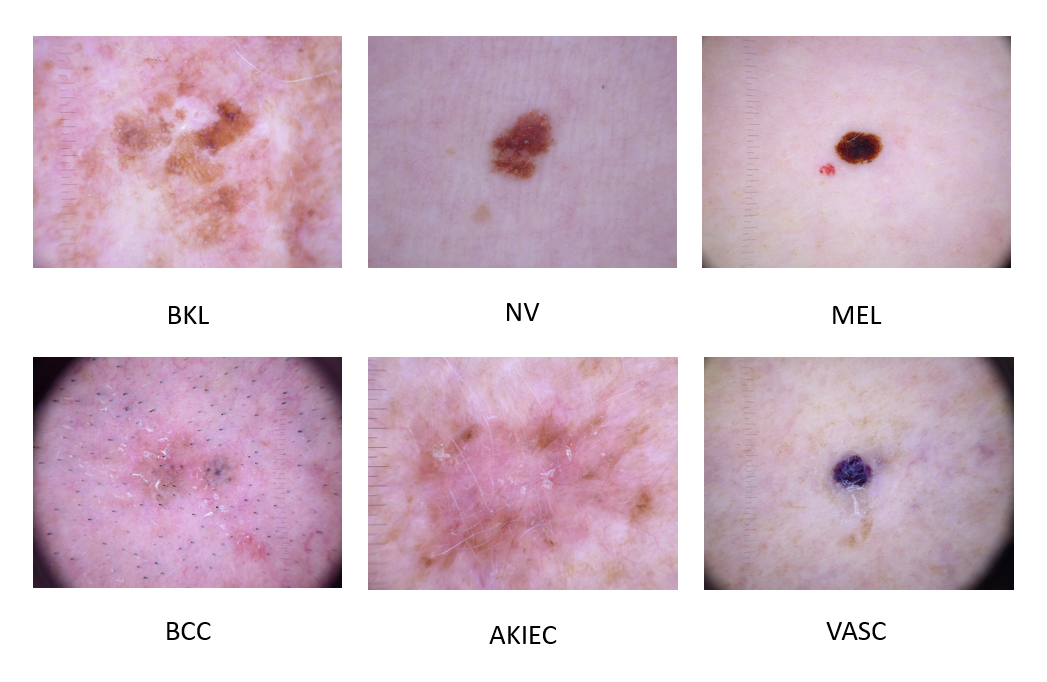
#> input picture 6 types example.PNG, 1047 x 682 px
$ python -i image_preproccesing.py   (imports and definitions only)
#> lines starting #> are read from the running program, lines starting #| are printed output that depends on the picture; after the words box and inside, x2 and y2 are one past the last pixel; in counts of white or black regions, pixels touching at a corner belong together
#> further down, picture is the input picture: shape (682, 1047, 3); mean B, G, R 207.1, 194.8, 216.3
import cv2
import numpy as np
import pandas as pd
IMAGE_DIMS = (60, 45, 3)
from keras.preprocessing.image import img_to_array,array_to_img, load_img


def increase_brightness(img, value=30):
#> called with value = 30
    hsv = cv2.cvtColor(img, cv2.COLOR_BGR2HSV)
#> hsv: shape (682, 1047, 3); mean H, S, V 93.6, 29.9, 216.6
    hsv = cv2.resize(hsv, (IMAGE_DIMS[1], IMAGE_DIMS[0]))
#> hsv: shape (60, 45, 3); mean H, S, V 97.9, 31.6, 213.4
    h, s, v = cv2.split(hsv)
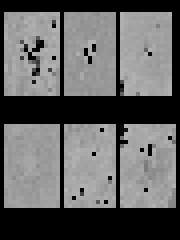
#> h: shape (60, 45) (shown 4 times larger); min 0, max 178, mean 97.9
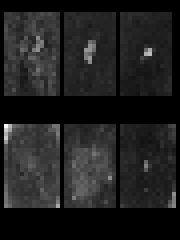
#> s: shape (60, 45) (shown 4 times larger); min 0, max 250, mean 31.6
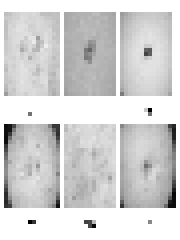
#> v: shape (60, 45) (shown 4 times larger); min 0, max 255, mean 213.4
    lim = 255 - value
    v[v > lim] = 255
#> v: shape (60, 45); 0.7% of pixels changed, all inside (x1, y1, x2, y2) = (4, 7, 40, 46)
    v[v <= lim] += value
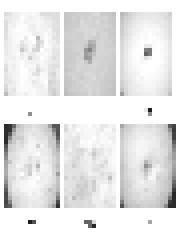
#> v: shape (60, 45) (shown 4 times larger); min 30, max 255, mean 232.5
    final_hsv = cv2.merge((h, s, v))
#> final_hsv: shape (60, 45, 3); mean H, S, V 97.9, 31.6, 232.5
    img = cv2.cvtColor(final_hsv, cv2.COLOR_HSV2BGR)
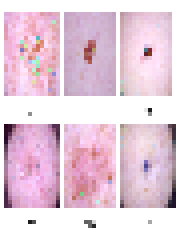
#> img: shape (60, 45, 3) (shown 4 times larger); mean B, G, R 221.4, 206.4, 231.6
    img = cv2.cvtColor(img, cv2.COLOR_BGR2GRAY)
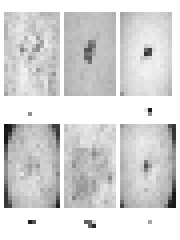
#> img: shape (60, 45) (shown 4 times larger); min 16, max 255, mean 215.7
#> (the run stopped early here; a loop or call above may not have finished)
